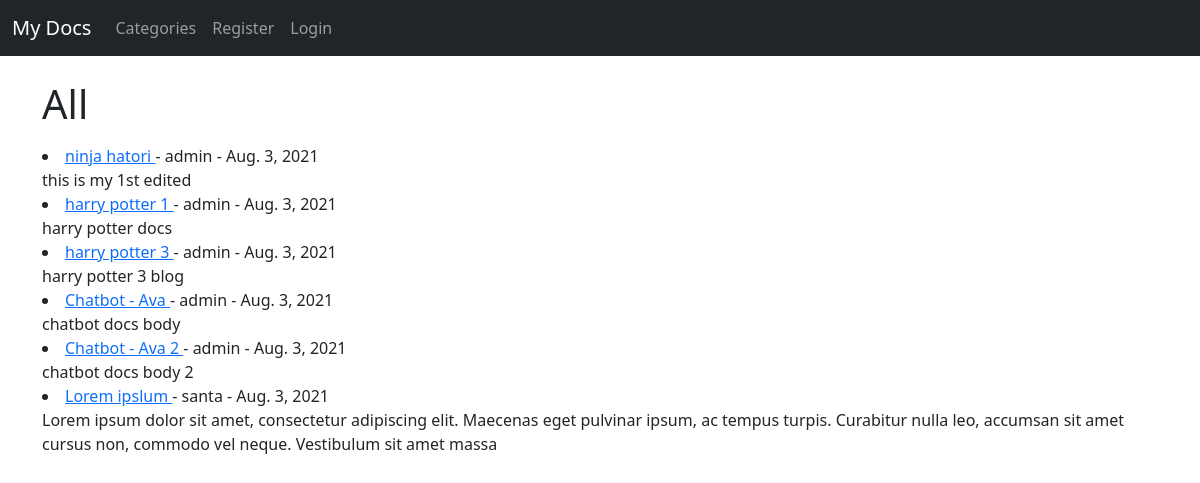
The app's page /category/all/ with its own data.
### theblog/models.py (models this page shows, shortened)
class Post(models.Model):
    title = models.CharField(max_length=255)
    title_tag = models.CharField(max_length=255)
    author = models.ForeignKey(User, on_delete=models.CASCADE)
    body = RichTextField(blank=True, null=True)
    post_date = models.DateField(auto_now_add = True)
    category = models.CharField(max_length=255, default='all')
    likes = models.ManyToManyField(User, related_name='blog_posts')

### theblog/views.py (the view)
# urls.py: path('category/<str:cats>/', CategoryView, name='category'),
def CategoryView(request, cats):
    category_posts = Post.objects.filter(category=cats.replace('-', ' '))
    return render(request, 'categories.html', {'cats': cats.title().replace('-', ' '), 'category_posts': category_posts})

### theblog/templates/categories.html (shortened to what this page needs)
{% extends 'base.html' %}
{% block content %}
{% if category_posts %}
<h1>{{cats}}</h1>
{% for post in category_posts %}
    <li><a href="{% url 'article-detail' post.pk %}">{{post.title}}
    </a> - {{post.author}}
    - {{post.post_date}}
    <br>
        {{post.body | slice:":200"}}</li>
{% endfor %}
{% else %}
<h2>Sorry this page does not exist </h2>
{% endif %}
{% endblock %}

### records on screen
Post: title "ninja hatori", author "admin", post_date "Aug. 3, 2021", body "this is my 1st edited"
Post: title "harry potter 1", author "admin", post_date "Aug. 3, 2021", body "harry potter docs"
Post: title "harry potter 3", author "admin", post_date "Aug. 3, 2021", body "harry potter 3 blog"
Post: title "Chatbot - Ava", author "admin", post_date "Aug. 3, 2021", body "chatbot docs body"
Post: title "Chatbot - Ava 2", author "admin", post_date "Aug. 3, 2021", body "chatbot docs body 2"
Post: title "Lorem ipslum", author "santa", post_date "Aug. 3, 2021", body "Lorem ipsum dolor sit amet, consectetur adipiscing elit. Maecenas eget pulvinar ipsum, ac tempus turpis. Curabitur nulla leo, accumsan sit amet cursus non, commodo vel neque. Vestibulum sit amet massa"

### other values on screen
{{ cats }} "All"
